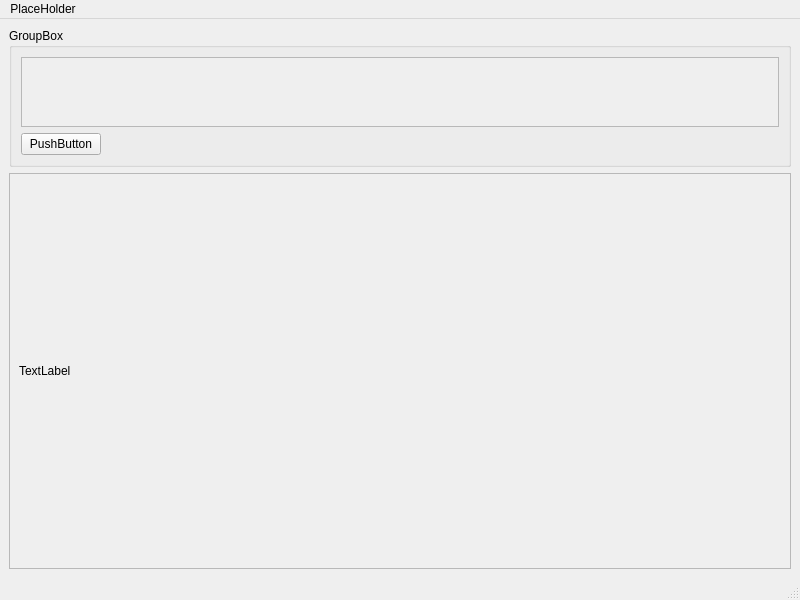
<?xml version="1.0" encoding="UTF-8"?>
<ui version="4.0">
 <class>MainWindow</class>
 <widget class="QMainWindow" name="MainWindow">
  <property name="geometry">
   <rect>
    <x>0</x>
    <y>0</y>
    <width>800</width>
    <height>600</height>
   </rect>
  </property>
  <property name="sizePolicy">
   <sizepolicy hsizetype="MinimumExpanding" vsizetype="Preferred">
    <horstretch>0</horstretch>
    <verstretch>0</verstretch>
   </sizepolicy>
  </property>
  <property name="windowTitle">
   <string>MainWindow</string>
  </property>
  <widget class="QWidget" name="centralwidget">
   <layout class="QGridLayout" name="gridLayout_2">
    <item row="0" column="0">
     <widget class="QGroupBox" name="groupBox">
      <property name="sizePolicy">
       <sizepolicy hsizetype="Preferred" vsizetype="Maximum">
        <horstretch>0</horstretch>
        <verstretch>0</verstretch>
       </sizepolicy>
      </property>
      <property name="maximumSize">
       <size>
        <width>16777215</width>
        <height>16777215</height>
       </size>
      </property>
      <property name="title">
       <string>GroupBox</string>
      </property>
      <layout class="QVBoxLayout" name="verticalLayout_2">
       <item>
        <widget class="QScrollArea" name="scrollArea">
         <property name="verticalScrollBarPolicy">
          <enum>Qt::ScrollBarAlwaysOff</enum>
         </property>
         <property name="widgetResizable">
          <bool>true</bool>
         </property>
         <widget class="QWidget" name="scrollAreaWidgetContents">
          <property name="geometry">
           <rect>
            <x>0</x>
            <y>0</y>
            <width>760</width>
            <height>69</height>
           </rect>
          </property>
          <layout class="QHBoxLayout" name="horizontalLayout_2">
           <item>
            <layout class="QHBoxLayout" name="TagsH">
             <item>
              <spacer name="horizontalSpacer_2">
               <property name="orientation">
                <enum>Qt::Horizontal</enum>
               </property>
               <property name="sizeHint" stdset="0">
                <size>
                 <width>40</width>
                 <height>20</height>
                </size>
               </property>
              </spacer>
             </item>
            </layout>
           </item>
          </layout>
         </widget>
        </widget>
       </item>
       <item>
        <layout class="QHBoxLayout" name="horizontalLayout">
         <item>
          <widget class="QPushButton" name="pushButton">
           <property name="text">
            <string>PushButton</string>
           </property>
          </widget>
         </item>
         <item>
          <spacer name="horizontalSpacer">
           <property name="orientation">
            <enum>Qt::Horizontal</enum>
           </property>
           <property name="sizeHint" stdset="0">
            <size>
             <width>40</width>
             <height>20</height>
            </size>
           </property>
          </spacer>
         </item>
        </layout>
       </item>
      </layout>
     </widget>
    </item>
    <item row="1" column="0">
     <widget class="QScrollArea" name="scrollArea_2">
      <property name="widgetResizable">
       <bool>true</bool>
      </property>
      <widget class="QWidget" name="scrollAreaWidgetContents_2">
       <property name="geometry">
        <rect>
         <x>0</x>
         <y>0</y>
         <width>780</width>
         <height>392</height>
        </rect>
       </property>
       <layout class="QVBoxLayout" name="verticalLayout">
        <item>
         <widget class="QLabel" name="label">
          <property name="text">
           <string>TextLabel</string>
          </property>
         </widget>
        </item>
       </layout>
      </widget>
     </widget>
    </item>
   </layout>
  </widget>
  <widget class="QMenuBar" name="menubar">
   <property name="geometry">
    <rect>
     <x>0</x>
     <y>0</y>
     <width>800</width>
     <height>22</height>
    </rect>
   </property>
   <widget class="QMenu" name="menuPlaceHolder">
    <property name="title">
     <string>PlaceHolder</string>
    </property>
   </widget>
   <addaction name="menuPlaceHolder"/>
  </widget>
  <widget class="QStatusBar" name="statusbar"/>
 </widget>
 <resources/>
 <connections/>
</ui>
